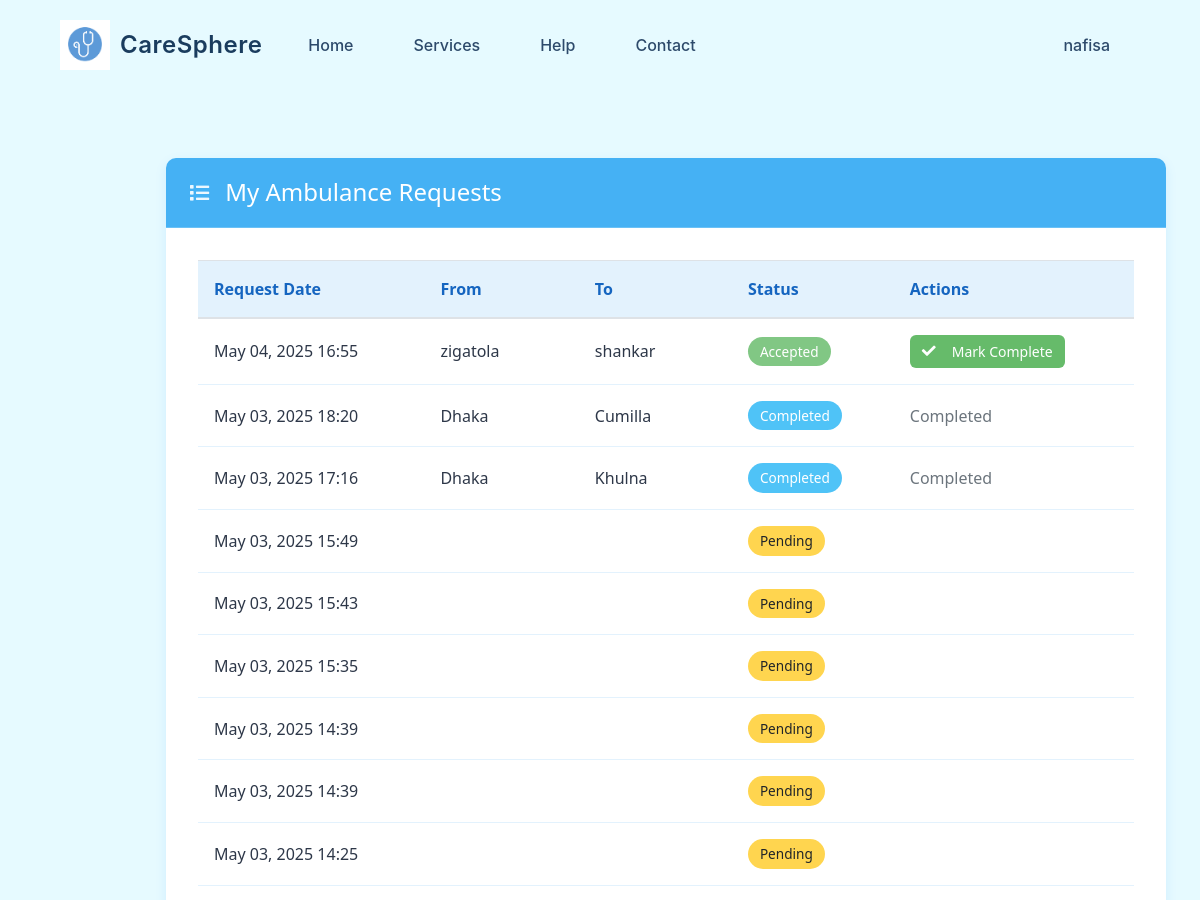
The page /my_ambulance_requests/ (signed in, upper part) on the database as committed earlier.
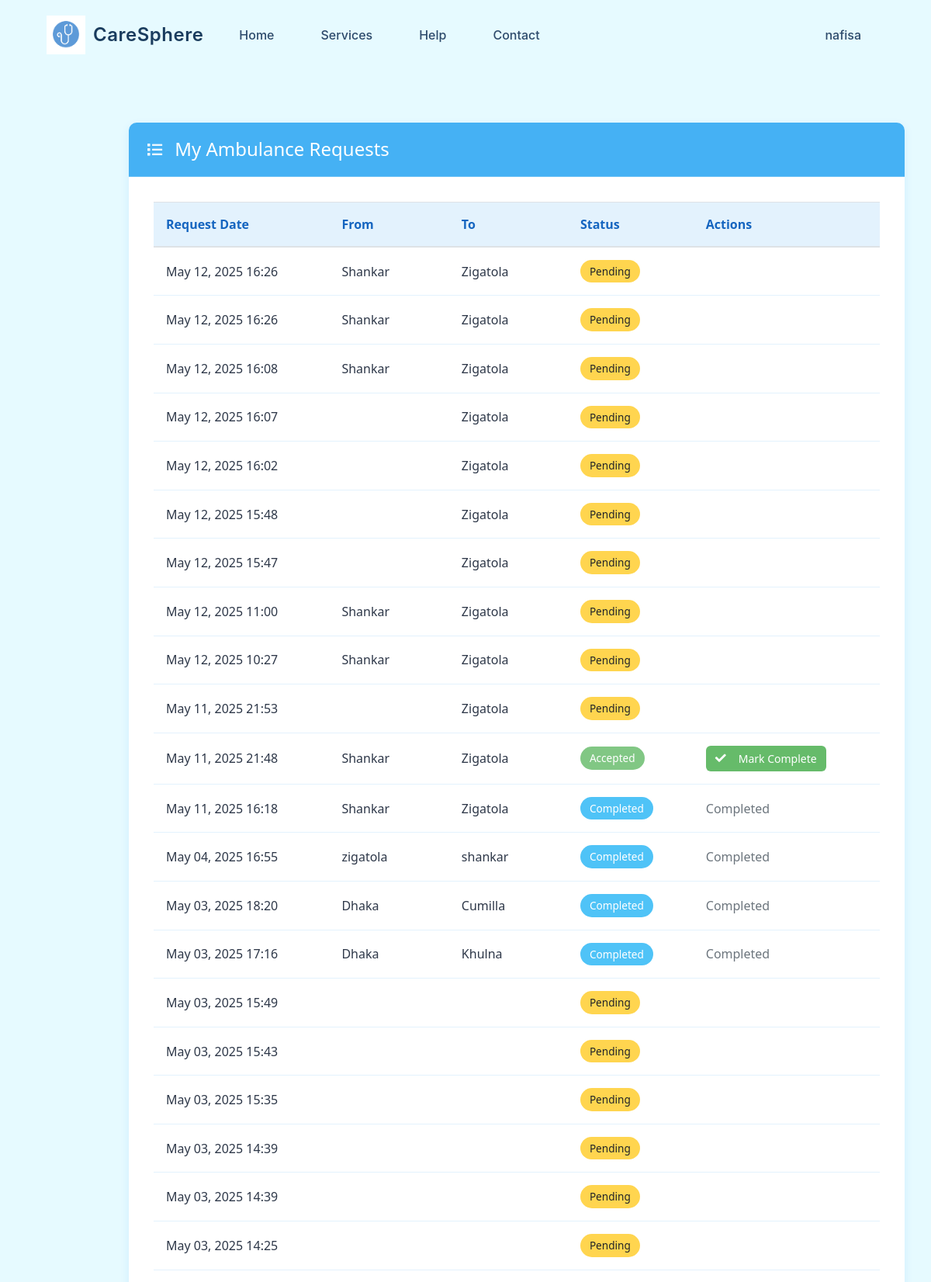
The same page on the database as committed later.
### ambulance/models.py (models this page shows, shortened)
class AmbulanceRequest(models.Model):
    user = models.ForeignKey(settings.AUTH_USER_MODEL, on_delete=models.CASCADE, blank=True, null=True)
    ambulance = models.ForeignKey(Ambulance, on_delete=models.CASCADE, blank=True, null=True)
    from_address = models.TextField(blank=True, null=True)
    to_address = models.TextField(blank=True, null=True)
    phone = models.CharField(max_length=20)
    date = models.DateTimeField(auto_now_add=True, auto_now=False)
    status_choice = [
        ('pending', 'Pending'),
        ('accepted', 'Accepted'),
        ('rejected', 'Rejected'),
        ('completed', 'Completed'),
    ]
    status = models.CharField(max_length=100, choices=status_choice, blank=True, null=True,default='pending')

### ambulance/views.py (the view)
# urls.py: path('my_ambulance_requests/', am_views.user_ambulance_requests, name='user_ambulance_requests'),
@login_required
def user_ambulance_requests(request):
    user_requests = AmbulanceRequest.objects.filter(user=request.user).order_by('-date')
    return render(request, template_name='ambulance/user_requests.html', context={'requests': user_requests})

### template/ambulance/user_requests.html (shortened to what this page needs)
{% extends 'base.html' %}
{% load static %}
{% block body_class %}user-req{% endblock %}
{% block content %}
<div class="container my-5">
  <div class="card-test">
    <div class="card-header  text-white">
      <h2><i class="fas fa-list me-2"></i> My Ambulance Requests</h2>
    </div>
    <div class="card-body">
      {% if requests %}
      <div class="table-responsive">
        <table class="table table-hover">
          <thead>
            <tr>
              <th>Request Date</th>
              <th>From</th>
              <th>To</th>
              <th>Status</th>
              <th>Actions</th>
            </tr>
          </thead>
          <tbody>
            {% for req in requests %}
            <tr>
              <td>{{ req.date|date:"M d, Y H:i" }}</td>
              <td>{{ req.from_address|truncatechars:20 }}</td>
              <td>{{ req.to_address|truncatechars:20 }}</td>
              <td>
                <span class="badge
                                    {% if req.status == 'pending' %}bg-warning
                                    {% elif req.status == 'accepted' %}bg-success
                                    {% elif req.status == 'completed' %}bg-info
                                    {% else %}bg-danger{% endif %}">
                  {{ req.get_status_display }}
                </span>
              </td>
              <td>
                {% if req.status == 'accepted' %}
                <a href="{% url 'complete_ambulance_request' req.id %}" class="btn btn-sm btn-success"
                  onclick="return confirm('Mark this request as completed?')">
                  <i class="fas fa-check me-1"></i> Mark Complete
                </a>
                {% elif req.status == 'completed' %}
                <span class="text-muted">Completed</span>
                {% endif %}
              </td>
            </tr>
            {% endfor %}
          </tbody>
        </table>
      </div>
      {% else %}
      <div class="alert alert-info">
        <i class="fas fa-info-circle me-2"></i>
        You haven't made any ambulance requests yet.
      </div>
      {% endif %}
    </div>
  </div>
</div>
{% endblock %}

Rows that differ between the two databases and show on the page:
added AmbulanceRequest: date "May 12, 2025 16:26", from_address "Shankar", to_address "Zigatola", status "Pending"
added AmbulanceRequest: date "May 12, 2025 16:26", from_address "Shankar", to_address "Zigatola", status "Pending"
added AmbulanceRequest: date "May 12, 2025 16:08", from_address "Shankar", to_address "Zigatola", status "Pending"
added AmbulanceRequest: date "May 12, 2025 16:07", to_address "Zigatola", status "Pending"
added AmbulanceRequest: date "May 12, 2025 16:02", to_address "Zigatola", status "Pending"
added AmbulanceRequest: date "May 12, 2025 15:48", to_address "Zigatola", status "Pending"
added AmbulanceRequest: date "May 12, 2025 15:47", to_address "Zigatola", status "Pending"
added AmbulanceRequest: date "May 12, 2025 11:00", from_address "Shankar", to_address "Zigatola", status "Pending"
added AmbulanceRequest: date "May 12, 2025 10:27", from_address "Shankar", to_address "Zigatola", status "Pending"
added AmbulanceRequest: date "May 11, 2025 21:53", to_address "Zigatola", status "Pending"
added AmbulanceRequest: date "May 11, 2025 21:48", from_address "Shankar", to_address "Zigatola", status "Accepted", shows "Mark Complete"
added AmbulanceRequest: date "May 11, 2025 16:18", from_address "Shankar", to_address "Zigatola", status "Completed"
changed AmbulanceRequest "May 04, 2025 16:55": status "Accepted" → "Completed"; status "Mark Complete" → "Completed"
